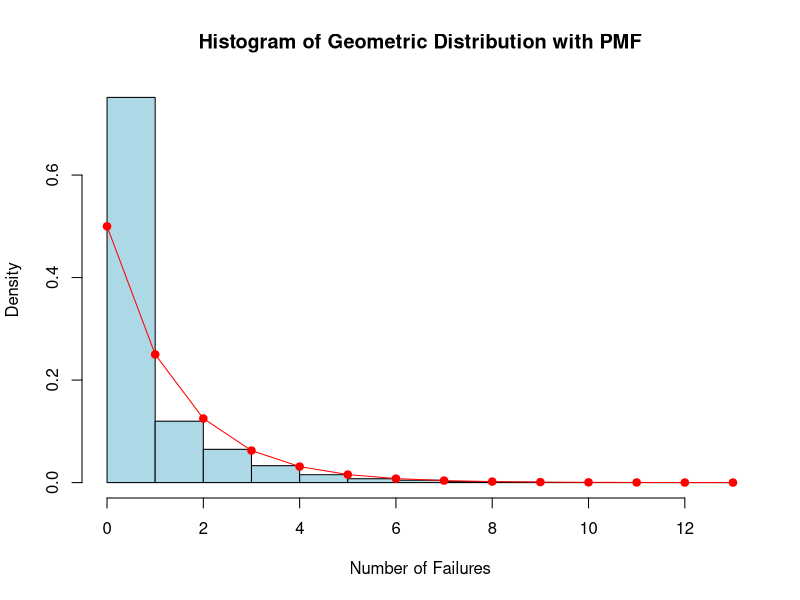
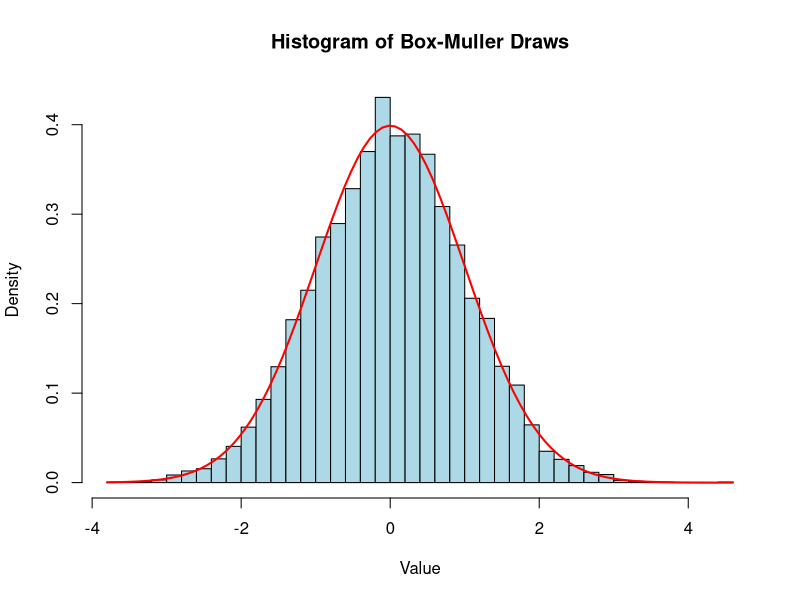
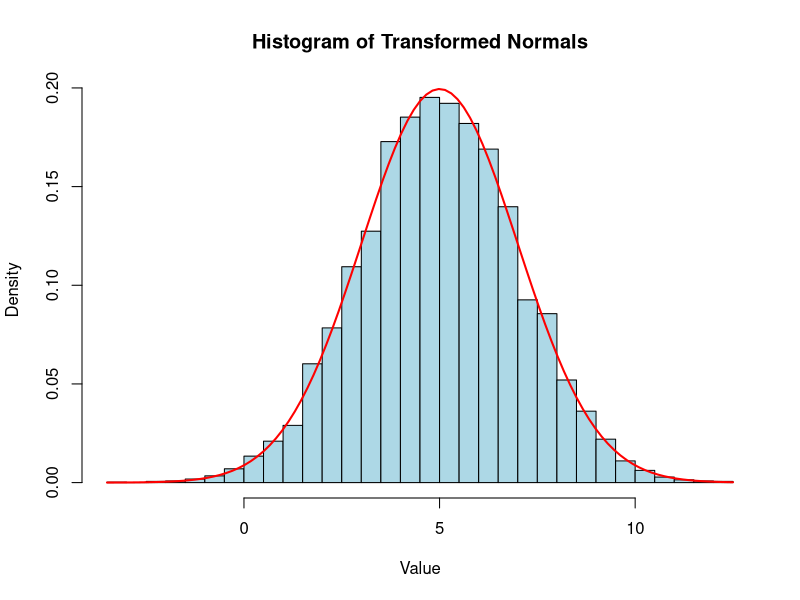

Here is the R script that generated these plots, in order:
## ---- chunk 1
knitr::opts_chunk$set(echo = TRUE)
## ---- chunk 2
set.seed(123) # for reproducibility

sample_discrete_for <- function(n, P) {
  P_cum <- cumsum(P)
  X <- numeric(n)
  u <- runif(n)
  
  for (i in 1:n) {
    for (j in 1:length(P)) {
      if (u[i] < P_cum[j]) {
        X[i] <- j
        break
      }
    }
  }
  
  return(X)
}

# Assuming a distribution with defined probabilities
P <- c(1/2, 1/4, 1/8, 1/16, 1/32, 1/32)

# Sample a large number of times
n_samples <- 100000
samples <- sample_discrete_for(n_samples, P)

# Calculate the empirical probability of outcome "3"
empirical_p3 <- sum(samples == 3) / n_samples
empirical_p3
## ---- chunk 3
sample_geometric_general <- function(n, p) {
  samples <- numeric(n)
  for (i in 1:n) {
    u <- runif(1) 
    cum_prob <- 0  
    k <- 0      

    while (cum_prob < u) {
      k <- k + 1
      cum_prob <- cum_prob + (1 - p)^(k - 1) * p
    }

    samples[i] <- k - 1  # Number of failures before the first success
  }
  return(samples)
}
## ---- chunk 4
p <- 0.5
draws <- sample_geometric_general(10000, p)
## ---- chunk 5
# Plot the histogram
hist(draws, probability = TRUE, breaks = max(draws) + 1, 
     col = "lightblue", xlab = "Number of Failures", 
     main = "Histogram of Geometric Distribution with PMF")

# Calculate and plot the PMF
max_val <- max(draws)
pmf_values <- sapply(0:max_val, function(k) (1 - p)^k * p)
points(0:max_val, pmf_values, type = "o", col = "red", pch = 19)

## ---- chunk 6
boxMuller <- function(n) {
  # Calculate the number of pairs needed
  numPairs <- ceiling(n / 2)

  # Generate uniform random numbers
  U <- runif(numPairs)
  V <- runif(numPairs)

  # Apply the Box-Muller transformation
  R <- sqrt(-2 * log(U))
  theta <- 2 * pi * V

  # Generate the normal variates
  X <- R * cos(theta)
  Y <- R * sin(theta)

  # Combine and return the required number of variates
  normals <- c(X, Y)
  return(normals[1:n])
}
## ---- chunk 7
n_even <- 10
n_odd <- 11

normals_even <- boxMuller(n_even)
normals_odd <- boxMuller(n_odd)

print(length(normals_even)) # Should be 10
print(length(normals_odd))  # Should be 11
## ---- chunk 8
large_sample <- boxMuller(10000)
## ---- chunk 9
sample_mean <- mean(large_sample)
sample_sd <- sd(large_sample)

print(paste("Mean:", sample_mean))
print(paste("Standard Deviation:", sample_sd))
## ---- chunk 10
# Plot histogram and theoretical density
hist(large_sample, probability = TRUE, breaks = 50, col = "lightblue", 
     main = "Histogram of Box-Muller Draws", xlab = "Value", ylab = "Density")
curve(dnorm(x, mean = 0, sd = 1), add = TRUE, col = "red", lwd = 2)

## ---- chunk 11
transformNormal <- function(n, mu, sigma) {
  standardNormals <- boxMuller(n)
  return(mu + sigma * standardNormals)
}
## ---- chunk 12
# Test the function
mu <- 5
sigma <- 2
n <- 10000

transformedNormals <- transformNormal(n, mu, sigma)

# Compute mean and standard deviation
print(paste("Mean:", mean(transformedNormals)))
print(paste("Standard Deviation:", sd(transformedNormals)))
## ---- chunk 13
# Plot histogram and theoretical density
hist(transformedNormals, probability = TRUE, breaks = 50, col = "lightblue", 
     main = "Histogram of Transformed Normals", xlab = "Value", ylab = "Density")
curve(dnorm(x, mean = mu, sd = sigma), add = TRUE, col = "red", lwd = 2)
